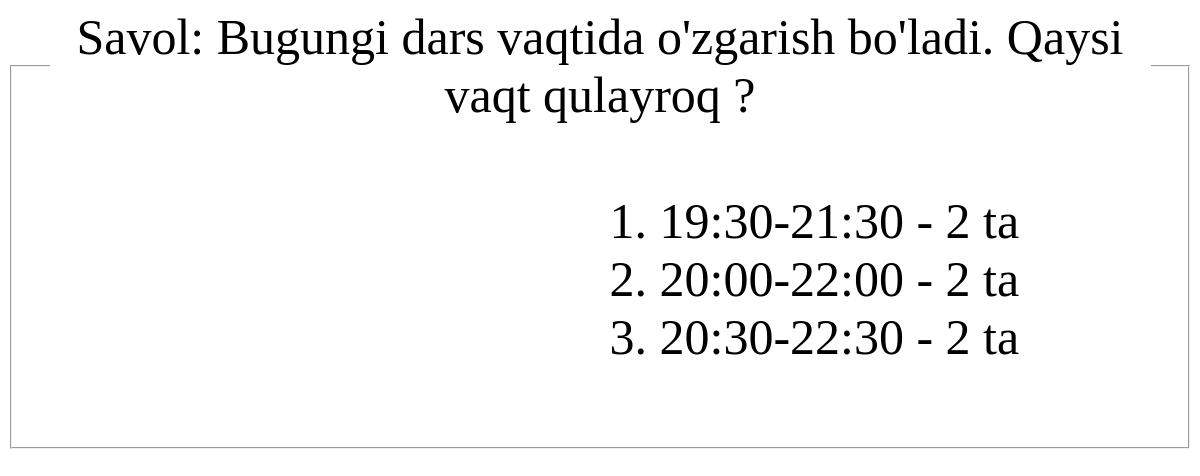
The app's page /polls/1/result/, older data.
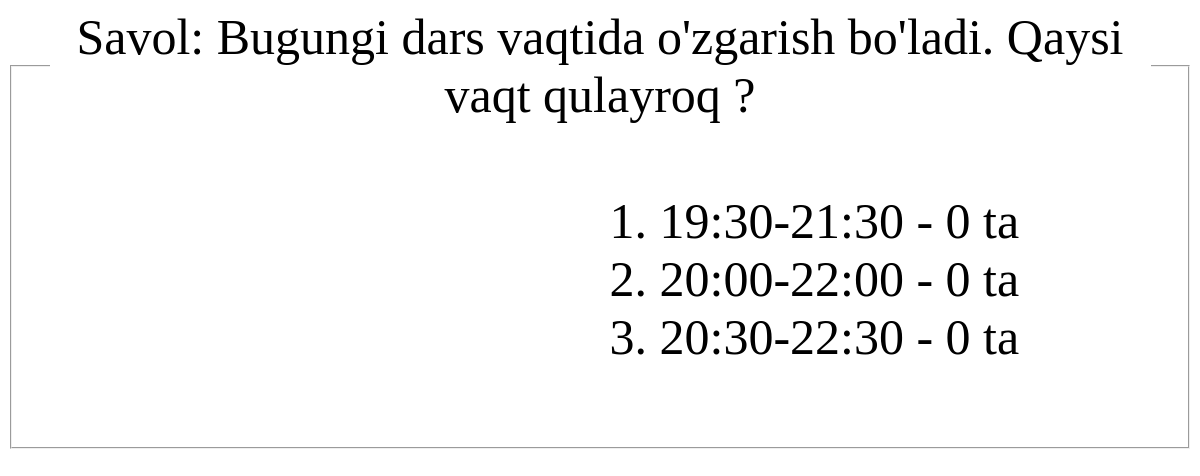
The same page, newer data.
### base/models.py (models this page shows, shortened)
class Question(Model):
    text = models.CharField(max_length=500)
    created_date = models.DateTimeField(auto_now=True)

class Options(Model):
    text = models.CharField(max_length=50)
    votes = models.IntegerField(default=0)
    question = models.ForeignKey(Question, on_delete=models.CASCADE)

### base/views.py (the view)
# urls.py: path("<int:question_id>/result/", question_result, name="result")
def question_result(request, question_id):
    ques = Question.objects.get(id=question_id)
    options = Options.objects.filter(question=ques)
    context = {
        "question": ques,
        "options": options
    }
    return render(request, "result.html", context)

### template/result.html (shortened to what this page needs)
<!DOCTYPE html>
<html lang="en">
<head>
</head>
<body>
    <fieldset>
        <legend>Savol: {{question.text}}</legend>
        <div>
            <ol>
            {% for i in options %}
                <li>{{i.text}} - {{i.votes}} ta</li>
            {% endfor %}
        </ol>
        </div>
    </fieldset>
</body>
</html>

### template/result.html (style rules this page uses)
legend { text-align: center }
div { padding-left: 570px; }
fieldset { font-size:50px; }

Row changes from the older to the newer data that the page shows:
changed Options (number 1 of 3 on the later page): votes "2" → "0"
changed Options (number 2 of 3 on the later page): votes "2" → "0"
changed Options (number 3 of 3 on the later page): votes "2" → "0"
